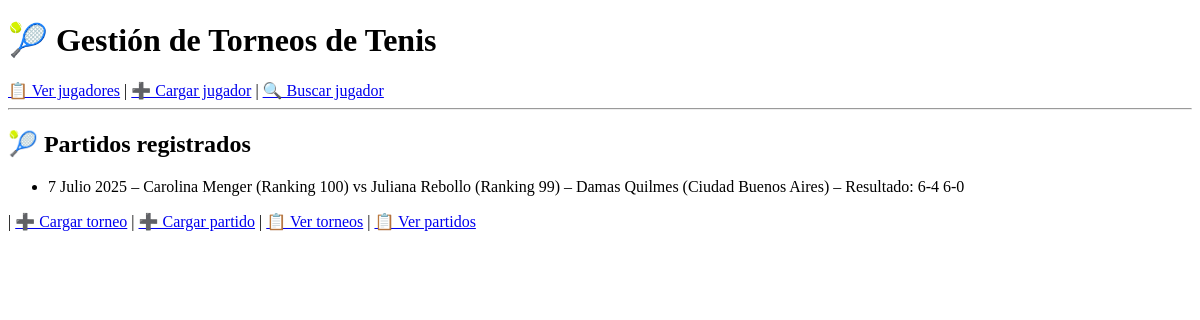
Before: /partidos/ with the older database file.
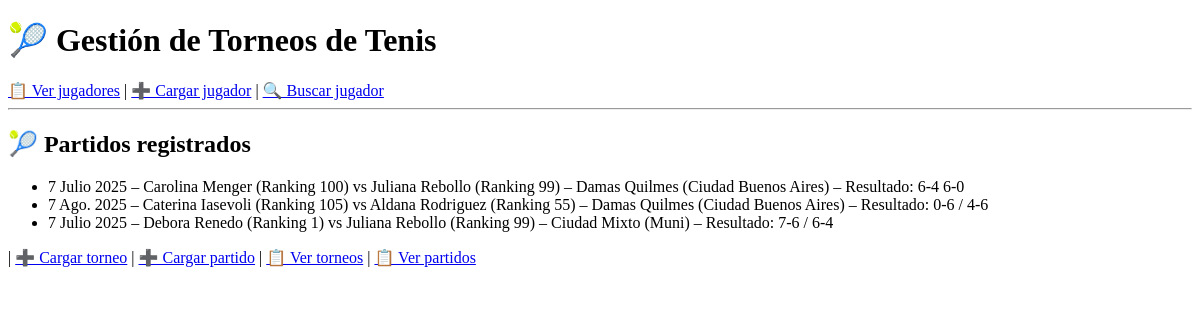
After: the same page with the newer database file.
### gestion/models.py (models this page shows, shortened)
class Partido(models.Model):
    jugador1 = models.ForeignKey(Jugador, related_name='partidos_jugador1', on_delete=models.CASCADE)
    jugador2 = models.ForeignKey(Jugador, related_name='partidos_jugador2', on_delete=models.CASCADE)
    torneo = models.ForeignKey(Torneo, on_delete=models.CASCADE)
    resultado = models.CharField(max_length=50)
    fecha = models.DateField()

class Jugador(models.Model):
    nombre = models.CharField(max_length=100)
    edad = models.PositiveIntegerField()
    ranking = models.PositiveIntegerField()
    def __str__(self):
        return f"{self.nombre} (Ranking {self.ranking})"

class Torneo(models.Model):
    nombre = models.CharField(max_length=100)
    sede = models.CharField(max_length=100)
    fecha_inicio = models.DateField()
    def __str__(self):
        return f"{self.nombre} ({self.sede})"

### gestion/views.py (the view)
# urls.py: path('partidos/', PartidoList.as_view(), name='partido_lista'),
class PartidoList(ListView):
    model = Partido
    template_name = 'gestion/partido_list.html'
    context_object_name = 'partidos'

### gestion/templates/gestion/partido_list.html (shortened to what this page needs)
{% extends 'gestion/base.html' %}
{% block content %}
<h2>🎾 Partidos registrados</h2>
<ul>
    {% for partido in partidos %}
        <li>{{ partido.fecha }} – {{ partido.jugador1 }} vs {{ partido.jugador2 }} – {{ partido.torneo }} – Resultado: {{ partido.resultado }}</li>
    {% empty %}
        <li>No hay partidos registrados todavía.</li>
    {% endfor %}
</ul>
{% endblock %}

### gestion/templates/gestion/base.html (shortened to what this page needs)
<!DOCTYPE html>
<html lang="es">
<head>
</head>
<body>
    <h1>🎾 Gestión de Torneos de Tenis</h1>
    <nav>
        <a href="{% url 'jugador_lista' %}">📋 Ver jugadores</a> |
        <a href="{% url 'jugador_nuevo' %}">➕ Cargar jugador</a> |
        <a href="{% url 'buscar_jugador' %}">🔍 Buscar jugador</a>
    </nav>
    <hr>
    {% block content %}{% endblock %}
</body>
</html>
| <a href="{% url 'torneo_nuevo' %}">➕ Cargar torneo</a>
| <a href="{% url 'partido_nuevo' %}">➕ Cargar partido</a>
| <a href="{% url 'torneo_lista' %}">📋 Ver torneos</a>
| <a href="{% url 'partido_lista' %}">📋 Ver partidos</a>

Changed rows visible on the page:
added Partido: fecha "7 Ago. 2025", jugador1 "Caterina Iasevoli (Ranking 105)", jugador2 "Aldana Rodriguez (Ranking 55)", torneo "Damas Quilmes (Ciudad Buenos Aires)", resultado "0-6 / 4-6"
added Partido: fecha "7 Julio 2025", jugador1 "Debora Renedo (Ranking 1)", jugador2 "Juliana Rebollo (Ranking 99)", torneo "Ciudad Mixto (Muni)", resultado "7-6 / 6-4"
